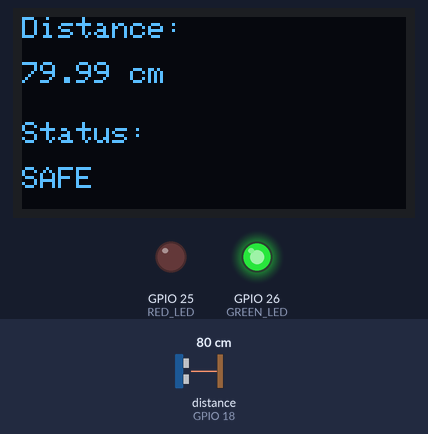
The sketch below on a simulated ESP32. Shown: 128×64 one-colour display, output pins drawn as LEDs (lit = HIGH). Wiring (inferred from the names in the program): ultrasonic range finder: trigger GPIO 5; echo GPIO 18. The inputs (shaded band) are chosen by the test bench; at power-on: distance to the obstacle (sensor on GPIO 18) 80 cm. The echo pulse lasts 58.3 µs per cm; pins used as bus, display or sensor lines are not drawn; what the sketch prints to the serial monitor is not drawn.

Above: at 3.2 s.
3.3 s: distance to the obstacle (sensor on GPIO 18) set to 55 cm
At 4.0 s:
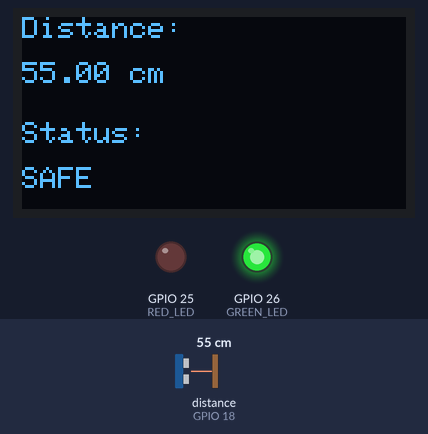
4.9 s: distance to the obstacle (sensor on GPIO 18) set to 45 cm
At 5.4 s:
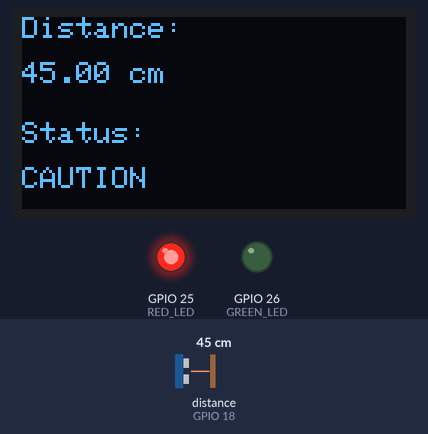
6.5 s: distance to the obstacle (sensor on GPIO 18) set to 2 cm
At 7.8 s:
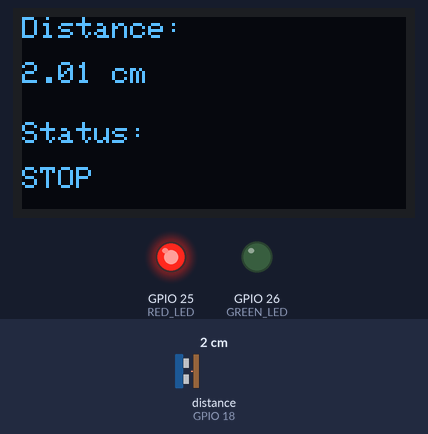
8.1 s: distance to the obstacle (sensor on GPIO 18) set to 4 cm
At 9.4 s:
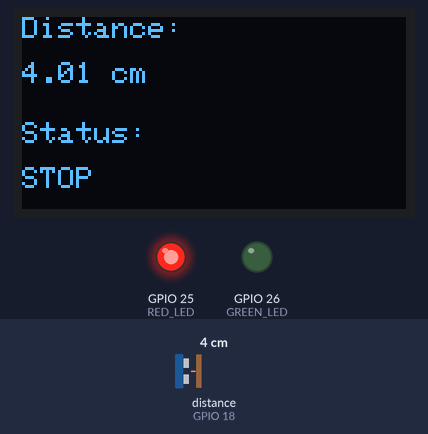
9.7 s: distance to the obstacle (sensor on GPIO 18) set to 18 cm
At 10.4 s:
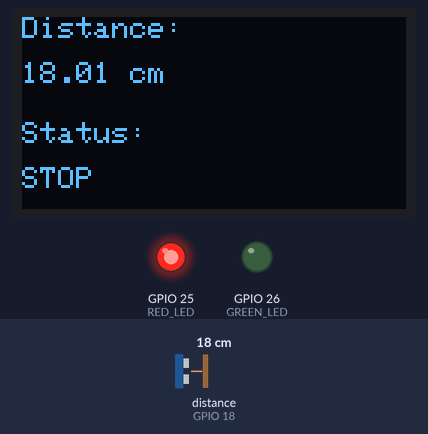
11.3 s: distance to the obstacle (sensor on GPIO 18) set to 23 cm
At 12.5 s:
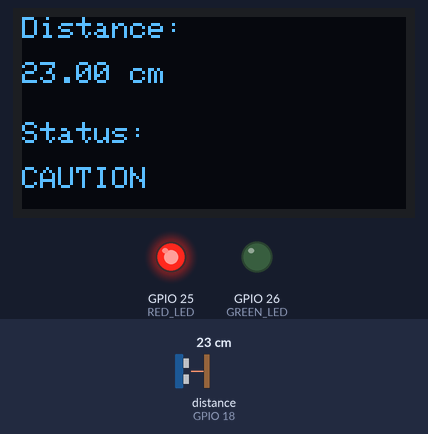
Timing chart, 0 to 13.9 s (numbered marks = the images above; inputs shaded):
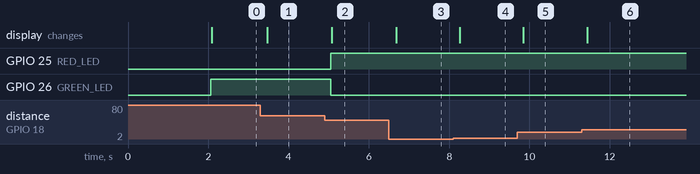

Measured:
- the behaviour switches between 51 and 50 cm on distance to the obstacle (sensor on GPIO 18) (found by bisection; images 1 and 2)
- the behaviour switches between 20 and 21 cm on distance to the obstacle (sensor on GPIO 18) (found by bisection; images 5 and 6)
- after the input at 3.3 s, the display: changes after 0.17 s (image 1)
- after the input at 4.9 s, GPIO 25 (RED_LED): LOW → HIGH after 0.15 s; GPIO 26 (GREEN_LED): HIGH → LOW after 0.15 s; the display: changes after 0.18 s (image 2)
- after the input at 6.5 s, the display: changes after 0.18 s (image 3)
- after the input at 8.1 s, the display: changes after 0.16 s (image 4)
- after the input at 9.7 s, the display: changes after 0.15 s (image 5)
- after the input at 11.3 s, the display: changes after 0.14 s (image 6)

The sketch:

parking-assistant.ino
```cpp
#include <Wire.h>
#include <Adafruit_GFX.h>
#include <Adafruit_SSD1306.h>

#define SCREEN_WIDTH 128
#define SCREEN_HEIGHT 64
#define OLED_RESET -1

// Ultrasonic Pins
#define TRIG_PIN 5
#define ECHO_PIN 18

// Output Pins
#define GREEN_LED 26
#define RED_LED 25
//#define BUZZER 27

Adafruit_SSD1306 display(SCREEN_WIDTH, SCREEN_HEIGHT, &Wire, OLED_RESET);

long duration;
float distance;
String status;

void setup() {

  Serial.begin(115200);

  pinMode(TRIG_PIN, OUTPUT);
  pinMode(ECHO_PIN, INPUT);

  pinMode(GREEN_LED, OUTPUT);
  pinMode(RED_LED, OUTPUT);
  //pinMode(BUZZER, OUTPUT);

  digitalWrite(GREEN_LED, LOW);
  digitalWrite(RED_LED, LOW);
  //digitalWrite(BUZZER, LOW);

  if (!display.begin(SSD1306_SWITCHCAPVCC, 0x3C)) {
    Serial.println("OLED Failed");
    while (true);
  }

  display.clearDisplay();
  display.setTextSize(1);
  display.setTextColor(SSD1306_WHITE);
  display.setCursor(10, 25);
  display.println("Parking Assistant");
  display.display();

  delay(2000);
}

void readDistance() {

  digitalWrite(TRIG_PIN, LOW);
  delayMicroseconds(2);

  digitalWrite(TRIG_PIN, HIGH);
  delayMicroseconds(10);

  digitalWrite(TRIG_PIN, LOW);

  duration = pulseIn(ECHO_PIN, HIGH);

  distance = duration * 0.0343 / 2;
}

void checkDistance() {

  if (distance > 50) {

    status = "SAFE";

    digitalWrite(GREEN_LED, HIGH);
    digitalWrite(RED_LED, LOW);
    //digitalWrite(BUZZER, LOW);

  }
  else if (distance > 20) {

    status = "CAUTION";

    digitalWrite(GREEN_LED, LOW);
    digitalWrite(RED_LED, HIGH);
    //digitalWrite(BUZZER, LOW);

  }
  else {

    status = "STOP";

    digitalWrite(GREEN_LED, LOW);
    digitalWrite(RED_LED, HIGH);
    //digitalWrite(BUZZER, HIGH);

  }
}

void updateDisplay() {

  display.clearDisplay();

  display.setTextSize(1);

  display.setCursor(0, 0);
  display.print("Distance:");

  display.setCursor(0, 15);
  display.print(distance);
  display.println(" cm");

  display.setCursor(0, 35);
  display.print("Status:");

  display.setCursor(0, 50);
  display.print(status);

  display.display();
}

void loop() {

  readDistance();

  Serial.print("Duration = ");
  Serial.println(duration);

  checkDistance();

  updateDisplay();

  // CSV Output
  Serial.print(distance);
  Serial.print(",");
  Serial.println(status);

  delay(200);
}
```
